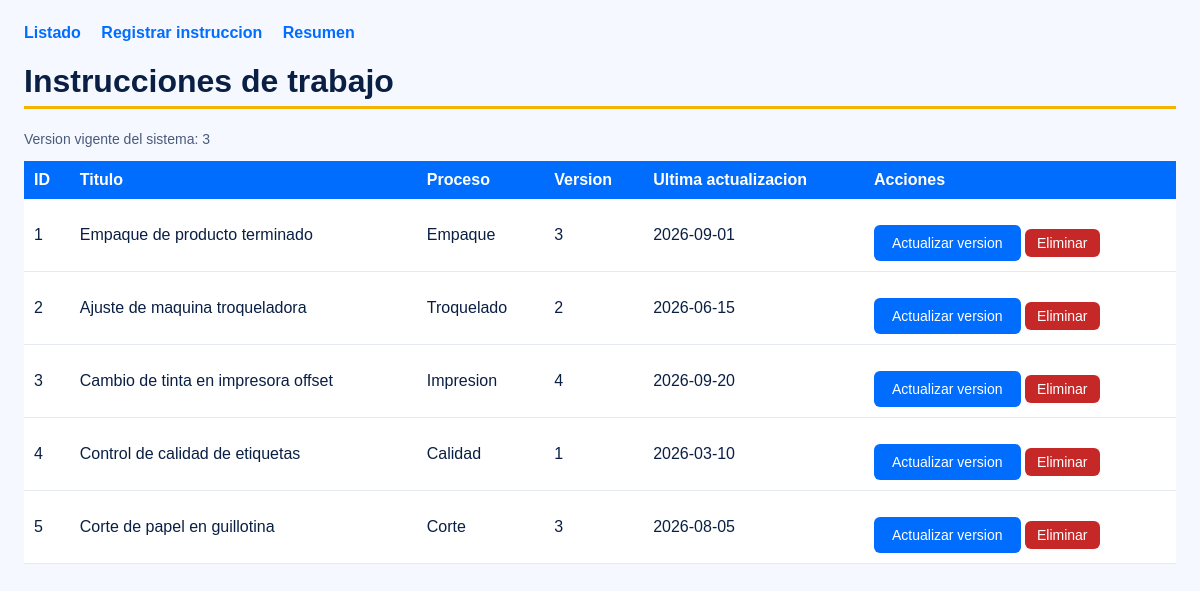
/instrucciones, run on the app's committed database.
### tables this page shows
CREATE TABLE instrucciones (
        id INTEGER PRIMARY KEY AUTOINCREMENT,
        titulo TEXT NOT NULL,
        proceso TEXT NOT NULL,
        version INTEGER NOT NULL,
        fecha_actualizacion TEXT NOT NULL,
        enlace TEXT
    );

### app.py (the view)
@app.route("/instrucciones")
def listar():
    conexion = conectar()
    filas = conexion.execute("SELECT * FROM instrucciones ORDER BY id").fetchall()
    conexion.close()
    return render_template("instrucciones.html", instrucciones=filas, version_vigente=VERSION_VIGENTE)

### app.py (called while the page is built)
def conectar():
    conexion = sqlite3.connect(RUTA_BD)
    conexion.row_factory = sqlite3.Row
    return conexion

### templates/instrucciones.html (shortened to what this page needs)
{% extends "base.html" %}
{% block contenido %}
<h1>Instrucciones de trabajo</h1>
<p class="nota">Version vigente del sistema: {{ version_vigente }}</p>
<table>
<tr><th>ID</th><th>Titulo</th><th>Proceso</th><th>Version</th><th>Ultima actualizacion</th><th>Acciones</th></tr>
{% for i in instrucciones %}
<tr>
<td>{{ i['id'] }}</td>
<td>{{ i['titulo'] }}</td>
<td>{{ i['proceso'] }}</td>
<td>{{ i['version'] }}</td>
<td>{{ i['fecha_actualizacion'] }}</td>
<td>
<a class="boton" href="/instrucciones/editar/{{ i['id'] }}">Actualizar version</a>
<form class="en-linea" method="POST" action="/instrucciones/eliminar/{{ i['id'] }}" onsubmit="return confirm('Eliminar esta instruccion?');">
<button class="peligro" type="submit">Eliminar</button>
</form>
</td>
</tr>
{% else %}
<tr><td colspan="6">No hay instrucciones registradas.</td></tr>
{% endfor %}
</table>
{% endblock %}

### templates/base.html (shortened to what this page needs)
<!doctype html>
<html lang="es">
<head>
<link rel="stylesheet" href="{{ url_for('static', filename='style.css') }}">
</head>
<body>
<nav>
<a href="/instrucciones">Listado</a>
<a href="/instrucciones/nueva">Registrar instruccion</a>
<a href="/resumen">Resumen</a>
</nav>
{% block contenido %}{% endblock %}
</body>
</html>

### style.css (style rules this page uses)
body { font-family: Arial, sans-serif; background: #f5f8ff; color: #0a1f44; margin: 0; padding: 24px; }
h1 { border-bottom: 3px solid #f5b301; padding-bottom: 6px; }
nav { margin-bottom: 20px; }
nav a { margin-right: 16px; color: #006dff; font-weight: bold; text-decoration: none; }
table { border-collapse: collapse; width: 100%; background: #ffffff; margin-bottom: 20px; }
th { background: #006dff; color: #ffffff; padding: 10px; text-align: left; }
td { padding: 10px; border-bottom: 1px solid #e5e9f2; }
button, .boton { margin-top: 16px; padding: 10px 18px; background: #006dff; color: #ffffff; border: 0; border-radius: 6px; cursor: pointer; text-decoration: none; display: inline-block; font-size: 14px; }
button.peligro { margin-top: 0; padding: 6px 12px; background: #c62828; }
form.en-linea { display: inline; }
.nota { color: #4a5a7a; font-size: 14px; }

### data on the page
instrucciones: id "1", titulo "Empaque de producto terminado", proceso "Empaque", version "3", fecha_actualizacion "2026-09-01"
instrucciones: id "2", titulo "Ajuste de maquina troqueladora", proceso "Troquelado", version "2", fecha_actualizacion "2026-06-15"
instrucciones: id "3", titulo "Cambio de tinta en impresora offset", proceso "Impresion", version "4", fecha_actualizacion "2026-09-20"
instrucciones: id "4", titulo "Control de calidad de etiquetas", proceso "Calidad", version "1", fecha_actualizacion "2026-03-10"
instrucciones: id "5", titulo "Corte de papel en guillotina", proceso "Corte", version "3", fecha_actualizacion "2026-08-05"

### other printed values
{{ version_vigente }} "3"
